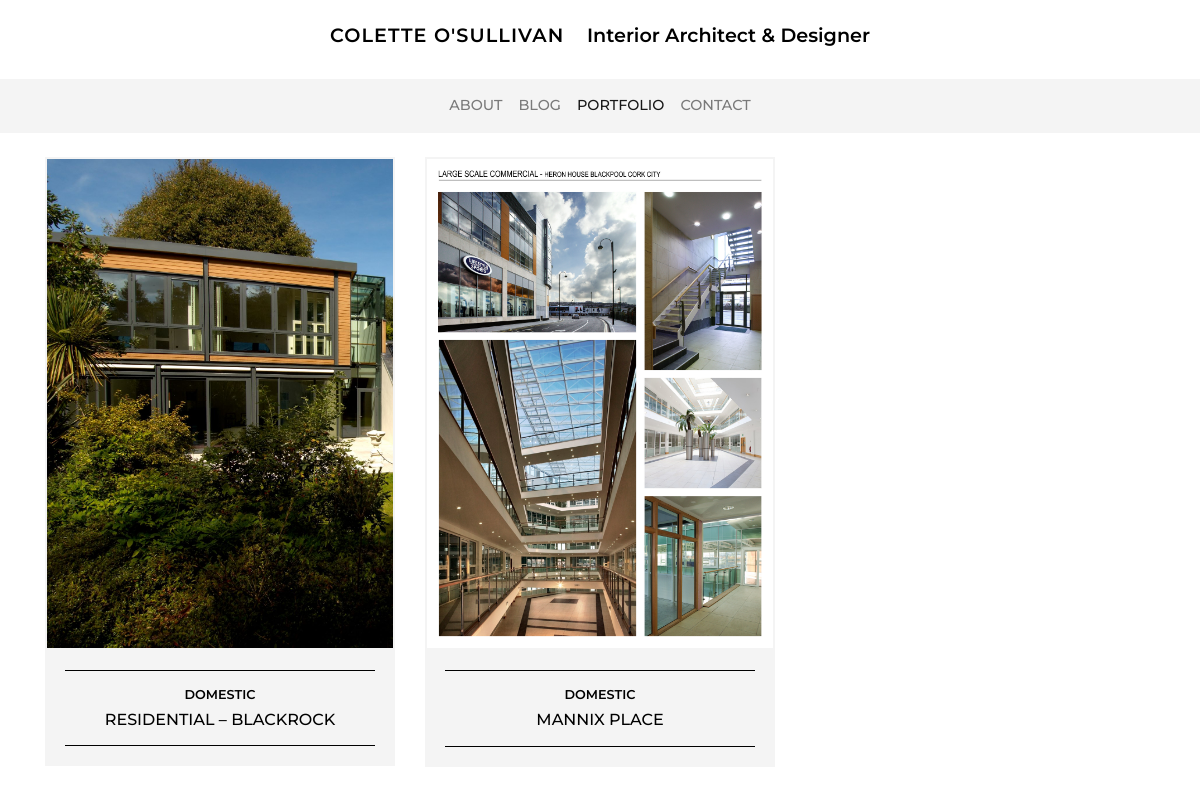
/portfolio/, run on an earlier commit of the app's database.
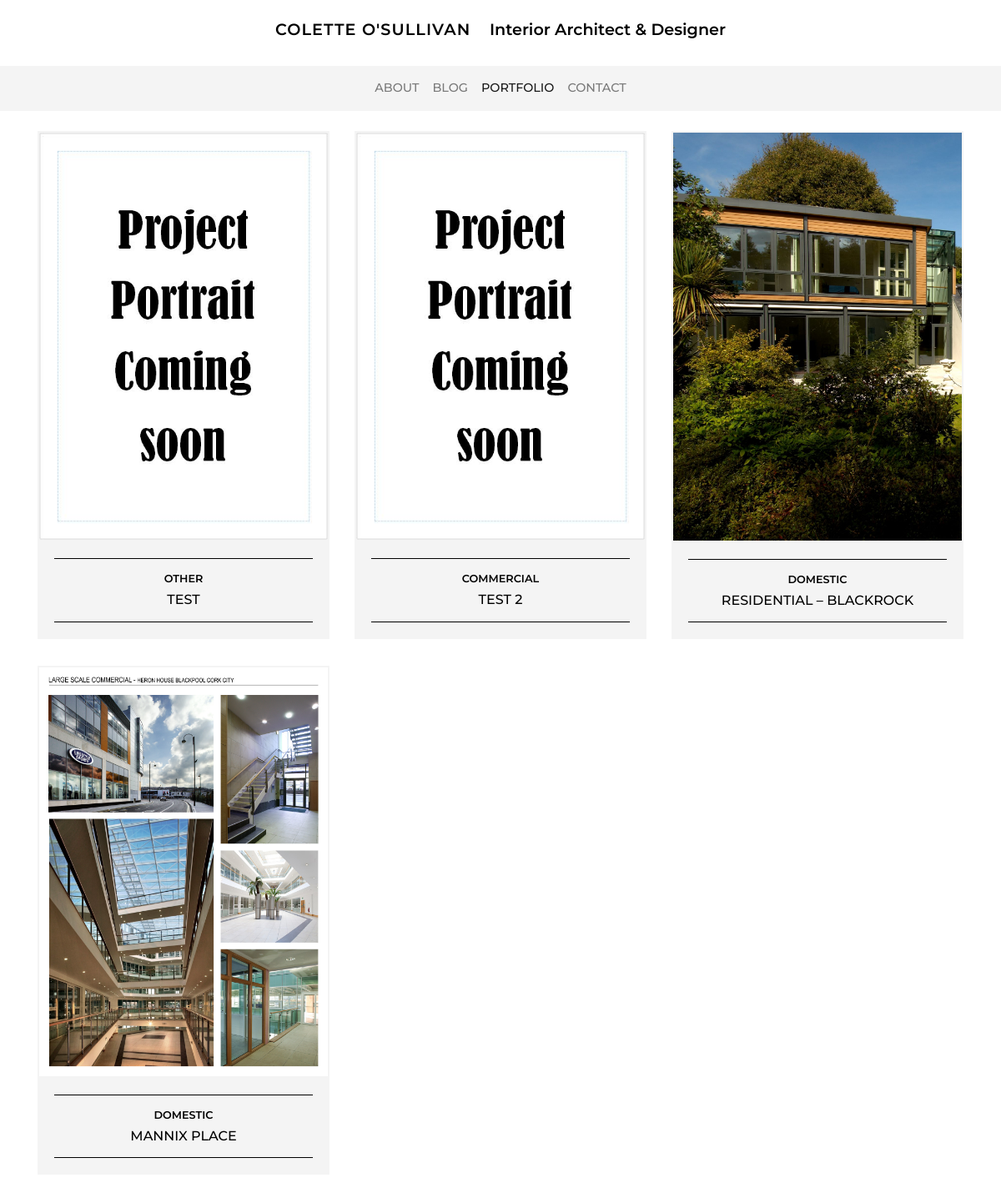
And on a later commit of the database.
### portfolio/models.py (models this page shows, shortened)
class Project(models.Model):
    category = models.ForeignKey('Category', null=True, on_delete=models.CASCADE, related_name='projects')
    title = models.CharField(max_length=200)
    date = models.DateField(default=timezone.now)
    image_portrait = models.ImageField(default='project_portrait_default.jpg', upload_to="project_images")
    image_landscape = models.ImageField(default='project_landscape_default.jpg', upload_to="project_images")
    content = models.TextField()
    order = models.IntegerField(null=True, blank=True)
    home = models.BooleanField(default=False)
    exclude = models.BooleanField(default=False)

class Category(models.Model):
    title = models.CharField(max_length=100)

### portfolio/views.py (the view)
# urls.py: path('', views.projects, name='projects'),
def projects(request):
    projects = Project.objects.filter(exclude=False).order_by('order')
    context = {'title': 'Portfolio', 'projects': projects}
    return render(request, 'portfolio/projects.html', context)

### portfolio/templates/portfolio/projects.html
{% extends 'base.html' %}
{% block content%}
<section class="row" data-page="{{ title }}">
    {% for project in projects %}
    <div class="col-12 col-md-6 col-lg-4 mb-4">
        <div class="card rounded-0 border-0 mb-2">
            <img src="{{ project.image_portrait.url }}" class="card-img-top image-fluid rounded-0 border-color--stone"
                alt="Placeholder image">
            <div class="card-body bg-color--stone">
                <div class="header-border">
                    <a href="{% url 'project' pk=project.id %}">
                        <h1 class="header-category">{{ project.category.title }}</h1>
                        <h2 class="header-title">{{ project.title }}</h2>
                    </a>
                </div>
            </div>
        </div>
    </div>
    {% endfor %}
</section>
{% endblock %}

### templates/base.html (shortened to what this page needs)
{% load static %}
<!DOCTYPE html>
<html lang="en">
<head>
  <link rel="stylesheet" href="https://stackpath.bootstrapcdn.com/bootstrap/4.4.1/css/bootstrap.min.css"
>
  <link rel="stylesheet" href="https://cdnjs.cloudflare.com/ajax/libs/font-awesome/5.11.2/css/all.css">
  <link rel="stylesheet" href="{% static 'css/main.css' %}">
</head>
<body>
  <header class="mt-4 mb-4 text-center">
    <a href="{% url 'index' %}">
      <h1 class="d-inline-block name">COLETTE O'SULLIVAN
        <span class="d-block d-md-inline-block name-tagline ml-md-3">Interior Architect & Designer</span>
      </h1>
    </a>
  </header>
  <nav class="navbar navbar-expand-md navbar-light sticky-navbar mb-4" data-nav="navbar">
    <div class="collapse navbar-collapse" id="navbarNavAltMarkup">
      <div class="navbar-nav mx-auto">
        <a class="nav-item nav-link" data-nav="About" href="{% url 'about' %}">ABOUT</a>
        <a class="nav-item nav-link" data-nav="Blog" href="{% url 'blogs' %}">BLOG</a>
        <a class="nav-item nav-link" data-nav="Portfolio" href="{% url 'projects' %}">PORTFOLIO</a>
        <a class="nav-item nav-link" data-nav="Contact" href="{% url 'contact' %}">CONTACT</a>
      </div>
    </div>
  </nav>
  <main class="container mb-4">
    {% block content %}{% endblock %}
  </main>
</body>
</html>

### static/css/main.css (style rules this page uses)
body { font-family: 'Ibarra Real Nova', serif; }
span { font-style: italic; }
h1, h2, h3, h4 { font-family: 'Montserrat', sans-serif; text-transform: uppercase; }
.name { font-size: 1.2rem; letter-spacing: .07rem; font-weight: 600; }
.name-tagline { letter-spacing: 0rem; text-transform: capitalize; font-style: normal; }
a { color: #000000; text-decoration: none; }
.header-border { border-top: solid 1px #000000; border-bottom: solid 1px #000000; text-align: center; padding: .5rem; }
.header-category { font-weight: 600; font-size: .8rem; margin-top: .5rem; text-transform: uppercase; }
.header-title { font-weight: 500; font-size: 1rem; text-transform: uppercase; }
.bg-color--stone { background-color: rgba(244, 244, 244, .95); }
.border-color--stone { border: 2px solid rgba(244, 244, 244); }
nav { background-color: rgba(244, 244, 244, .95); color: #000000!important; font-size: .9rem; font-weight: 500; font-family: 'Montserrat', sans-serif; }

What changed in the data, as far as the page shows it:
added Project: image_portrait (placeholder picture), category "OTHER", title "TEST"
added Project: image_portrait (placeholder picture), category "COMMERCIAL", title "TEST 2"
